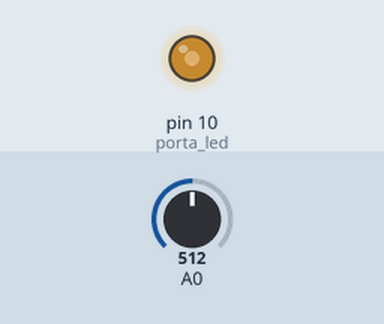
This sketch was run on a simulated Arduino Uno, built with avr-gcc and run on an emulated ATmega328P. Shown: output pins drawn as LEDs (lit = HIGH). Inputs (shaded band) come from the test bench; at power-on: A0 = 512.

Above: at 1.2 s.
1.3 s: A0 set to 716
At 2.3 s:
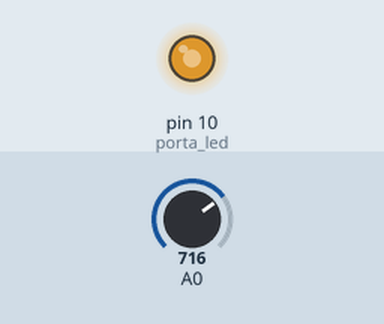
2.8 s: A0 set to 900
At 3.4 s:
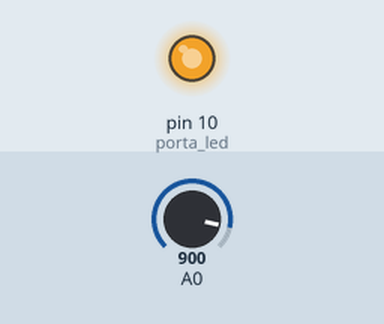
4.3 s: A0 set to 122
At 4.6 s:
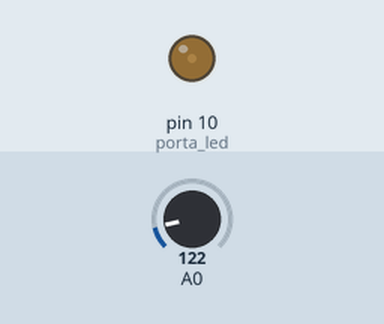
5.8 s: A0 set to 0
At 6.9 s:
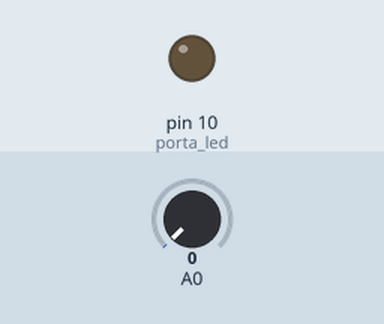
Timing chart, 0 to 8.3 s (numbered marks = the images above; inputs shaded):
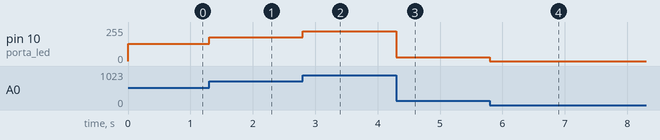

Measured:
- after the input at 1.3 s, pin 10 (porta_led): 128/255 → 179/255 at once
- after the input at 2.8 s, pin 10 (porta_led): 179/255 → 225/255 at once
- after the input at 4.3 s, pin 10 (porta_led): 225/255 → 30/255 at once
- after the input at 5.8 s, pin 10 (porta_led): 30/255 → 0/255 at once

The sketch:

ldr.ino
```cpp
int porta_led = 10;  // DEFINE A PORTA DO LED

void setup() {

  pinMode(porta_led, OUTPUT);  // COLOCA PORTA DO LED COMO SAÍDA
}

void loop() {

  int ldr = analogRead(A0);  // RECEBE OS VALORES LIDOS NA PORTA A0
  analogWrite(porta_led, ldr / 4);  // ESCREVE OS VALORES RECEBIDOS NA PORTA DO LED
}
```
